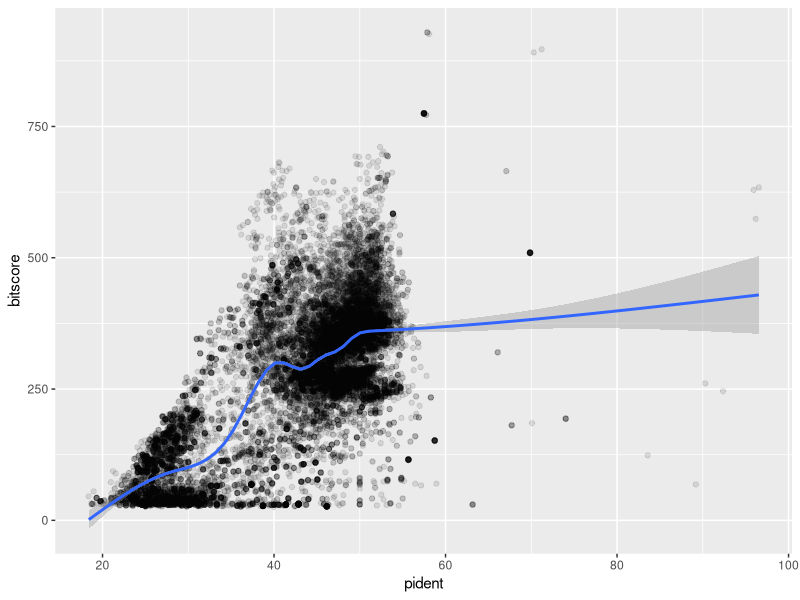
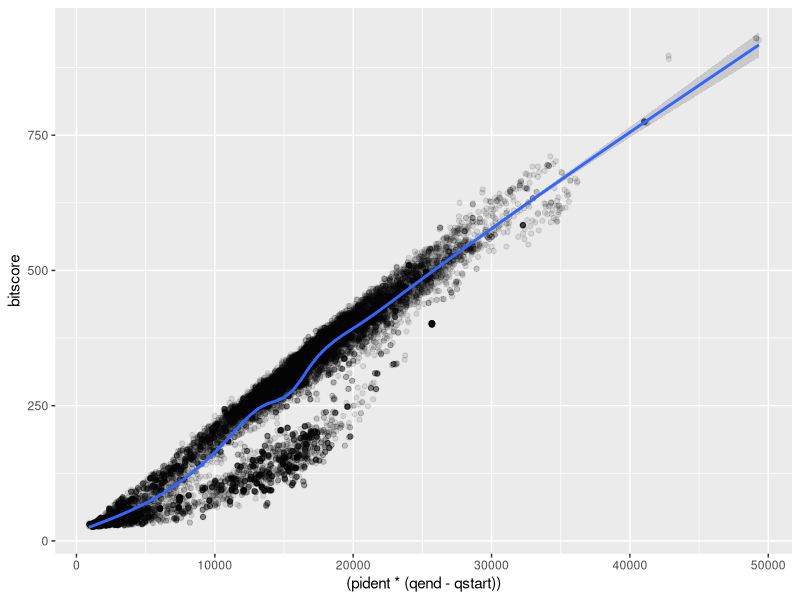
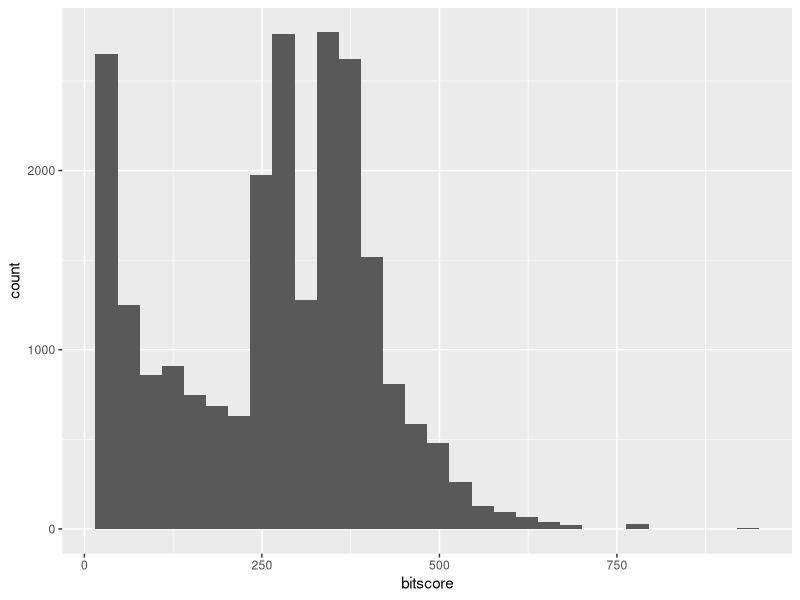
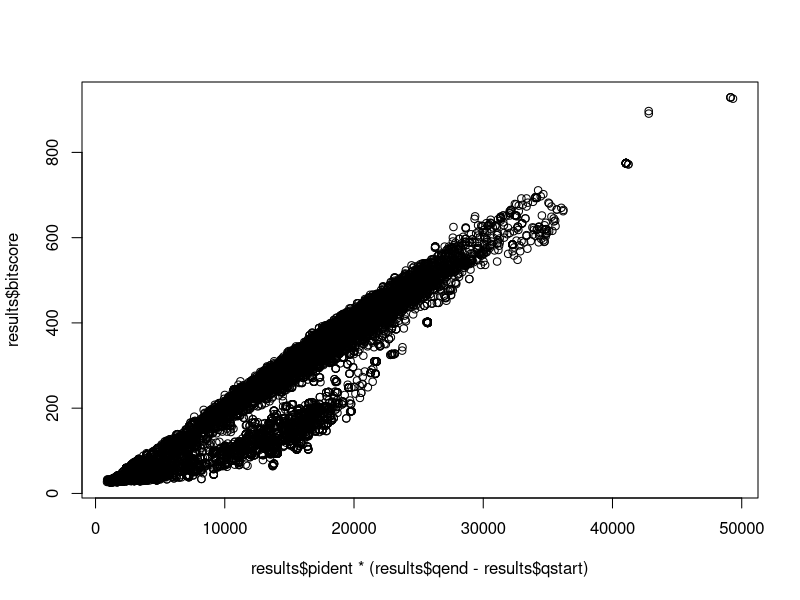

The R source for these figures, in order:
## ---- chunk 1
library(ggplot2)
## ---- chunk 2
results <- read.delim("result copy.tsv")
colnames(results) <-c("qseqid", "sseqid", "pident", "length", "mismatch", "gapopen", 
                      "qstart", "qend", "sstart", "send", "evalue", "bitscore")
## ---- chunk 3
library(ggplot2)
ggplot(results, aes(pident, bitscore)) + geom_point(alpha=0.1) + geom_smooth()
## ---- chunk 4
library(ggplot2)

ggplot(results, aes((pident * (qend - qstart)), bitscore))+ 
  geom_point(alpha=0.1) + 
  geom_smooth()

## ---- chunk 5
library(ggplot2)

ggplot(results, aes(bitscore) )+ 
  geom_histogram(bins=30)

## ---- chunk 6
plot(results$pident  * (results$qend - results$qstart), results$bitscore)
